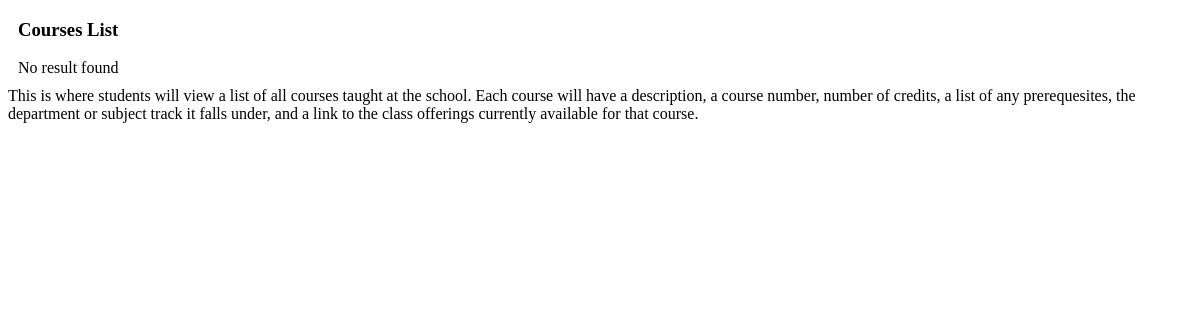
The app's page /courses_student.php, older data.
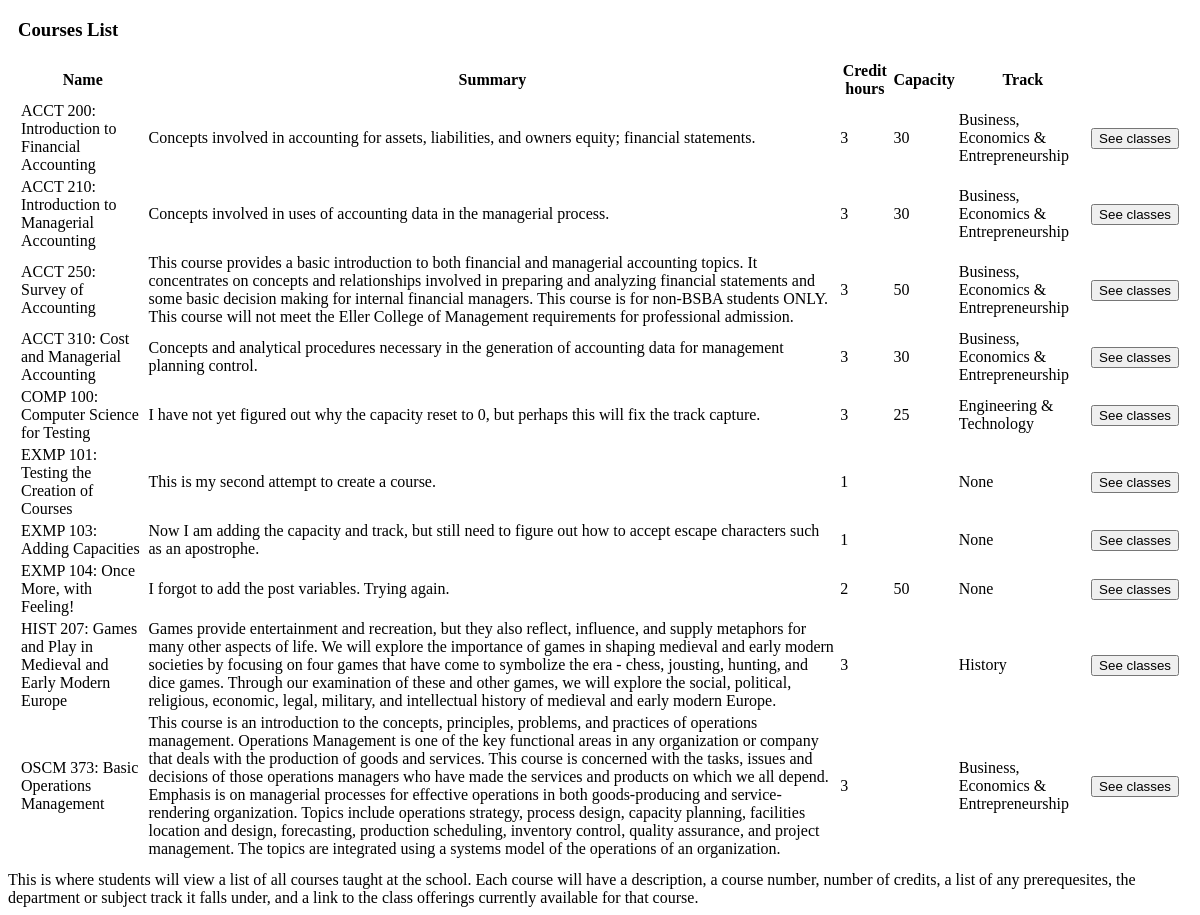
The same page, newer data.
### tables this page shows
CREATE TABLE `courses` (
  `course_id` varchar(10) NOT NULL,
  `course_name` varchar(100) NOT NULL,
  `summary` varchar(1000) DEFAULT NULL,
  `credits` int(11) NOT NULL,
  `track_id` int(11) NOT NULL,
  `prerequesites` tinyint(1) DEFAULT NULL,
  `default_max_capacity` int(11) DEFAULT NULL
);

CREATE TABLE `subject_tracks` (
  `track_id` int(11) NOT NULL,
  `track_name` varchar(45) NOT NULL
);

### courses_student.php (the view, shortened to what this page needs)
<!DOCTYPE html>
<html lang="en">
<head>
</head>
<body>
    <div class="bs-example">
            <div class="row">
                <div class="col-md-12">
                    <div class="page-header clearfix">
                        <h3 class="pull-left">Courses List</h3>
                    </div>
                    <?php
                    include_once 'db.php';
                    $result = mysqli_query($conn,"SELECT * FROM courses INNER JOIN subject_tracks ON courses.track_id=subject_tracks.track_id");
                    ?>
                    <?php
                    if (mysqli_num_rows($result) > 0) {
                    ?>
                      <table class='table table-bordered table-striped'>
                      <th>Name</th>
                        <th>Summary</th>
                        <th>Credit hours</th>
                        <th>Capacity</th>
                        <th>Track</th>
                    <?php
                    while($row = mysqli_fetch_array($result)) {
                    ?>
                    <tr>
                        <td><?php
                        $row_course_id = $row["course_id"]; echo $row_course_id; echo ': '; echo $row["course_name"]; ?></td>
                        <td width:1000px><?php echo $row["summary"]; ?></td>
                        <td><?php echo $row["credits"]; ?></td>
                        <td><?php echo $row["default_max_capacity"]; ?></td>
                        <td><?php echo $row["track_name"]; ?></td>
                        <td><form method="POST" action="classes.php"><input type="hidden" name="course_id" value="<?php echo $row_course_id; ?>"><input type="submit" name="search_classes" value="See classes"></form></td>
                    </tr>
                    <?php
                    }
                    ?>
                    </table>
                     <?php
                    }
                    else{
                        echo "No result found";
                    }
                    ?>
                </div>
            </div>
    </div>
<div>
    This is where students will view a list of all courses taught at the school.
    Each course will have a description, a course number, number of credits, a list of any prerequesites, the department or subject track it falls under,
    and a link to the class offerings currently available for that course.
</div>
</body>
</html>

### courses_student.php (style rules this page uses)
.bs-example { margin: 10px; }

Row changes from the older to the newer data that the page shows:
added courses: course_id "ACCT 200", course_name "Introduction to Financial Accounting", summary "Concepts involved in accounting for assets, liabilities, and owners equity; financial statements.", credits "3", default_max_capacity "30", track.track_name "Business, Economics & Entrepreneurship"
added courses: course_id "ACCT 210", course_name "Introduction to Managerial Accounting", summary "Concepts involved in uses of accounting data in the managerial process.", credits "3", default_max_capacity "30", track.track_name "Business, Economics & Entrepreneurship"
added courses: course_id "ACCT 250", course_name "Survey of Accounting", summary "This course provides a basic introduction to both financial and managerial accounting topics. It concentrates on concepts and relationships involved in preparing and analyzing financial statements and some basic decision making for internal financial managers. This course is for non-BSBA students ONLY. This course will not meet the Eller College of Management requirements for professional admission.", credits "3", default_max_capacity "50", track.track_name "Business, Economics & Entrepreneurship"
added courses: course_id "ACCT 310", course_name "Cost and Managerial Accounting", summary "Concepts and analytical procedures necessary in the generation of accounting data for management planning control.", credits "3", default_max_capacity "30", track.track_name "Business, Economics & Entrepreneurship"
added courses: course_id "COMP 100", course_name "Computer Science for Testing", summary "I have not yet figured out why the capacity reset to 0, but perhaps this will fix the track capture.", credits "3", default_max_capacity "25", track.track_name "Engineering & Technology"
added courses: course_id "EXMP 101", course_name "Testing the Creation of Courses", summary "This is my second attempt to create a course.", credits "1", track.track_name "None"
added courses: course_id "EXMP 103", course_name "Adding Capacities", summary "Now I am adding the capacity and track, but still need to figure out how to accept escape characters such as an apostrophe.", credits "1", track.track_name "None"
added courses: course_id "EXMP 104", course_name "Once More, with Feeling!", summary "I forgot to add the post variables. Trying again.", credits "2", default_max_capacity "50", track.track_name "None"
added courses: course_id "HIST 207", course_name "Games and Play in Medieval and Early Modern Europe", summary "Games provide entertainment and recreation, but they also reflect, influence, and supply metaphors for many other aspects of life. We will explore the importance of games in shaping medieval and early modern societies by focusing on four games that have come to symbolize the era - chess, jousting, hunting, and dice games. Through our examination of these and other games, we will explore the social, political, religious, economic, legal, military, and intellectual history of medieval and early modern Europe.", credits "3", track.track_name "History"
added courses: course_id "OSCM 373", course_name "Basic Operations Management", summary "This course is an introduction to the concepts, principles, problems, and practices of operations management. Operations Management is one of the key functional areas in any organization or company that deals with the production of goods and services. This course is concerned with the tasks, issues and decisions of those operations managers who have made the services and products on which we all depend. Emphasis is on managerial processes for effective operations in both goods-producing and service- rendering organization. Topics include operations strategy, process design, capacity planning, facilities location and design, forecasting, production scheduling, inventory control, quality…", credits "3", track.track_name "Business, Economics & Entrepreneurship"
Text that changed along with them:
text no longer shown: "No result found"
text now shown: "Name Summary Credit hours Capacity Track"
